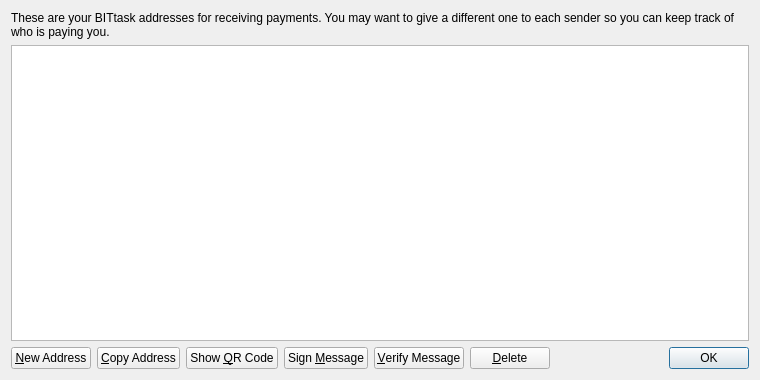
<?xml version="1.0" encoding="UTF-8"?>
<ui version="4.0">
 <class>AddressBookPage</class>
 <widget class="QWidget" name="AddressBookPage">
  <property name="geometry">
   <rect>
    <x>0</x>
    <y>0</y>
    <width>760</width>
    <height>380</height>
   </rect>
  </property>
  <property name="windowTitle">
   <string>Address Book</string>
  </property>
  <layout class="QVBoxLayout" name="verticalLayout">
   <item>
    <widget class="QLabel" name="labelExplanation">
     <property name="text">
      <string>These are your BITtask addresses for receiving payments. You may want to give a different one to each sender so you can keep track of who is paying you.</string>
     </property>
     <property name="textFormat">
      <enum>Qt::PlainText</enum>
     </property>
     <property name="wordWrap">
      <bool>true</bool>
     </property>
    </widget>
   </item>
   <item>
    <widget class="QTableView" name="tableView">
     <property name="contextMenuPolicy">
      <enum>Qt::CustomContextMenu</enum>
     </property>
     <property name="toolTip">
      <string>Double-click to edit address or label</string>
     </property>
     <property name="tabKeyNavigation">
      <bool>false</bool>
     </property>
     <property name="alternatingRowColors">
      <bool>true</bool>
     </property>
     <property name="selectionMode">
      <enum>QAbstractItemView::SingleSelection</enum>
     </property>
     <property name="selectionBehavior">
      <enum>QAbstractItemView::SelectRows</enum>
     </property>
     <property name="sortingEnabled">
      <bool>true</bool>
     </property>
     <attribute name="verticalHeaderVisible">
      <bool>false</bool>
     </attribute>
    </widget>
   </item>
   <item>
    <layout class="QHBoxLayout" name="horizontalLayout">
     <item>
      <widget class="QPushButton" name="newAddressButton">
       <property name="toolTip">
        <string>Create a new address</string>
       </property>
       <property name="text">
        <string>&amp;New Address</string>
       </property>
       <property name="icon">
        <iconset resource="../bitcoin.qrc">
         <normaloff>:/icons/add</normaloff>:/icons/add</iconset>
       </property>
      </widget>
     </item>
     <item>
      <widget class="QPushButton" name="copyToClipboard">
       <property name="toolTip">
        <string>Copy the currently selected address to the system clipboard</string>
       </property>
       <property name="text">
        <string>&amp;Copy Address</string>
       </property>
       <property name="icon">
        <iconset resource="../bitcoin.qrc">
         <normaloff>:/icons/editcopy</normaloff>:/icons/editcopy</iconset>
       </property>
      </widget>
     </item>
     <item>
      <widget class="QPushButton" name="showQRCode">
       <property name="text">
        <string>Show &amp;QR Code</string>
       </property>
       <property name="icon">
        <iconset resource="../bitcoin.qrc">
         <normaloff>:/icons/qrcode</normaloff>:/icons/qrcode</iconset>
       </property>
      </widget>
     </item>
     <item>
      <widget class="QPushButton" name="signMessage">
       <property name="toolTip">
        <string>Sign a message to prove you own a BITtask address</string>
       </property>
       <property name="text">
        <string>Sign &amp;Message</string>
       </property>
       <property name="icon">
        <iconset resource="../bitcoin.qrc">
         <normaloff>:/icons/edit</normaloff>:/icons/edit</iconset>
       </property>
      </widget>
     </item>
     <item>
      <widget class="QPushButton" name="verifyMessage">
       <property name="toolTip">
        <string>Verify a message to ensure it was signed with a specified BITtask address</string>
       </property>
       <property name="text">
        <string>&amp;Verify Message</string>
       </property>
       <property name="icon">
        <iconset resource="../bitcoin.qrc">
         <normaloff>:/icons/transaction_0</normaloff>:/icons/transaction_0</iconset>
       </property>
      </widget>
     </item>
     <item>
      <widget class="QPushButton" name="deleteButton">
       <property name="toolTip">
        <string>Delete the currently selected address from the list</string>
       </property>
       <property name="text">
        <string>&amp;Delete</string>
       </property>
       <property name="icon">
        <iconset resource="../bitcoin.qrc">
         <normaloff>:/icons/remove</normaloff>:/icons/remove</iconset>
       </property>
      </widget>
     </item>
     <item>
      <spacer name="horizontalSpacer">
       <property name="orientation">
        <enum>Qt::Horizontal</enum>
       </property>
       <property name="sizeHint" stdset="0">
        <size>
         <width>40</width>
         <height>20</height>
        </size>
       </property>
      </spacer>
     </item>
     <item>
      <widget class="QDialogButtonBox" name="buttonBox">
       <property name="sizePolicy">
        <sizepolicy hsizetype="Maximum" vsizetype="Fixed">
         <horstretch>0</horstretch>
         <verstretch>0</verstretch>
        </sizepolicy>
       </property>
       <property name="standardButtons">
        <set>QDialogButtonBox::Ok</set>
       </property>
      </widget>
     </item>
    </layout>
   </item>
  </layout>
 </widget>
 <resources>
  <include location="../bitcoin.qrc"/>
 </resources>
 <connections/>
</ui>
